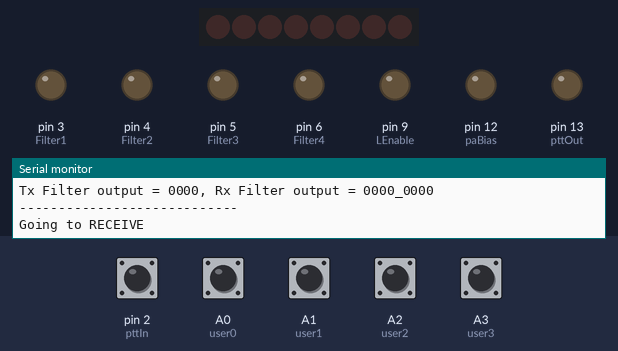
Bench run of a sketch on a simulated Arduino Nano, built with avr-gcc and run on an emulated ATmega328P. On the bench: 8 shift-register outputs drawn as a row of LEDs (first output left, lit = HIGH), output pins drawn as LEDs (lit = HIGH), the last lines printed to the serial monitor. Wiring (inferred from the names in the program): shift register (74HC595): data pin 8; shift clock pin 11; latch pin 10. Wiring (inferred from the signals the program sends): row of LEDs: on Q0, Q1, Q2, Q3, Q4, Q5, Q6, Q7. The test bench sets the inputs (shaded band); at power-on: A0 (user0), A1 (user1), A2 (user2), A3 (user3), pin 2 (pttIn) HIGH. Pins used as bus, display or sensor lines are not drawn.

Above: at 1.2 s.
1.3 s: A0 (user0) pulled LOW for 0.15 s
At 1.39 s:
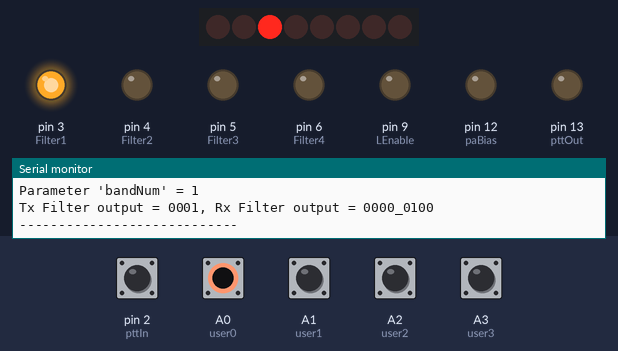
2.9 s: A2 (user2) pulled LOW for 0.15 s
At 2.99 s:
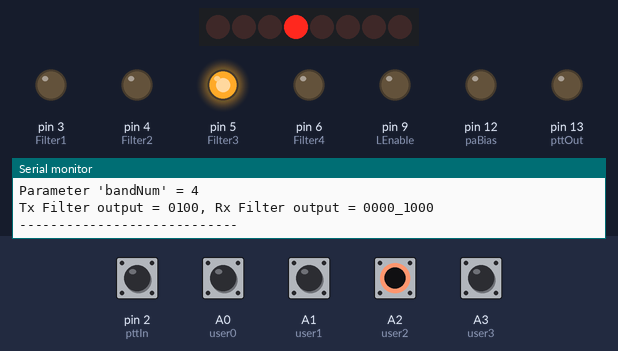
4.5 s: A3 (user3) pulled LOW for 0.15 s
At 4.59 s:
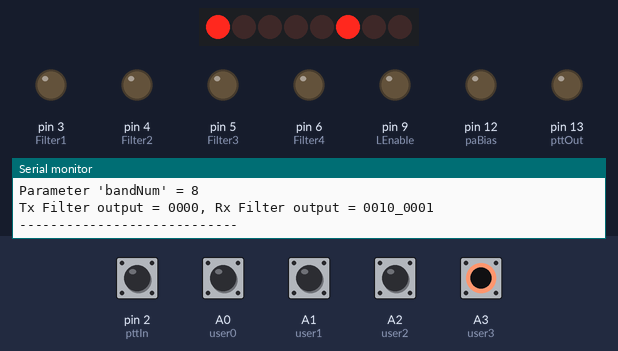
6.1 s: pin 2 (pttIn) pulled LOW for 0.15 s
At 7.3 s:
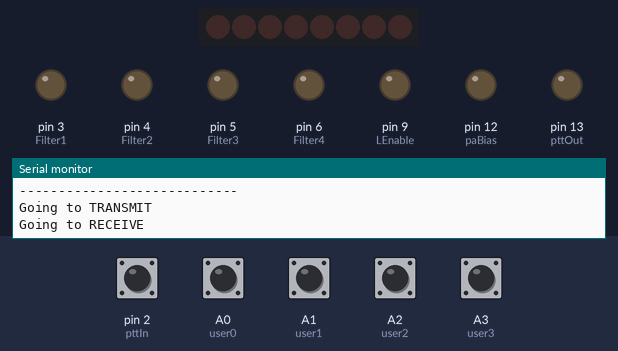
7.7 s: A1 (user1) pulled LOW for 0.15 s
At 9.0 s:
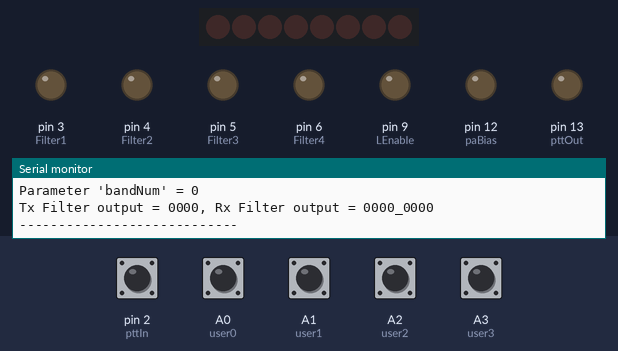
9.3 s: A1 (user1) driven LOW and A2 (user2) driven LOW
At 9.8 s:
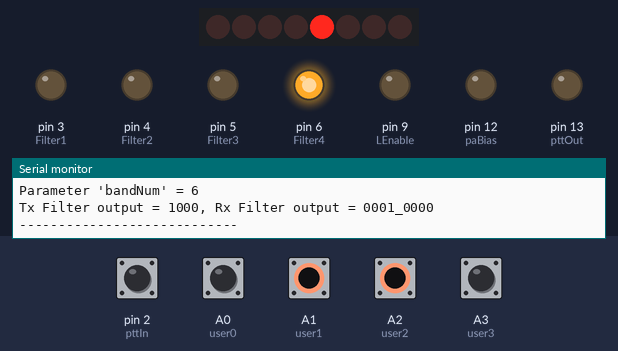
Timing chart, 0 to 11.8 s (numbered marks = the images above; inputs shaded):
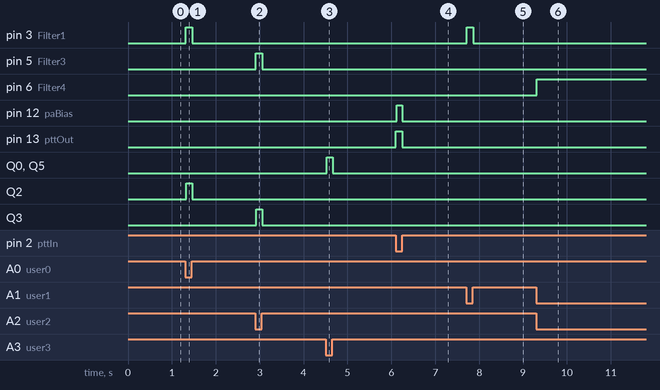

The sketch:

Hermes_Lite_Controls.ino
```cpp
// (licence header left out)
/*
The Hermes-Lite project was first pioneered by Steve Haynal KF7O and the first set of boards and practical
build was pioneered by Rob Frohne KL7NA. From there numerous others have joined in to create this game
changing project.

RESOURCES
Main Hermes-Lite page       ... http://www.hermeslite.com/
Hermes-Lite 1.x Wiki        ... https://github.com/softerhardware/Hermes-Lite/wiki
Hermes-Lite 2.x Wiki        ... https://github.com/softerhardware/Hermes-Lite2/wiki
Hermes-Lite circuit diagram ... https://github.com/softerhardware/Hermes-Lite/blob/master/pcb/hermeslite.pdf
Front end circuit diagram   ... https://github.com/softerhardware/Hermes-Lite/raw/master/frontend/basic/frontend.pdf
HL Protocol matching Hermes ... https://github.com/softerhardware/Hermes-Lite/wiki/Protocol-Coverage
John Williams J16 proposal  ... https://docs.google.com/viewer?a=v&pid=forums&srcid=MTY4NjY5MjUzNTgyMDIxNjk5MDkBMDY0MDk1MDI1ODgzNzI5ODYwNDMBd0VrOTVFUVQ5Q1VKATAuMQEBdjI
Arduino Nano Manual         ... https://www.arduino.cc/en/uploads/Main/ArduinoNanoManual23.pdf
*/
/*
                               +-----+
                  +------------| USB |------------+
                  |            +-----+            |
PTT out      B5   | [ ]D13/SCK        MISO/D12[ ] |   B4 PA Bias      (Output)
                  | [ ]3.3V           MOSI/D11[ ]~|   B3 Lclock       (Output) to Pin 11 of 74HC595
                  | [ ]V.ref     ___    SS/D10[ ]~|   B2 Llatch       (Output) to Pin 12 of 74HC595
USER0        C0   | [ ]A0       / N \       D9[ ]~|   B1 LatchEnable  (Output) to Pin 13 of 74HC595
USER1        C1   | [ ]A1      /  A  \      D8[ ] |   B0 Ldata        (Output) to Pin 14 of 74HC595
USER2        C2   | [ ]A2      \  N  /      D7[ ] |   D7 Unused       (Output)
USER3        C3   | [ ]A3       \_0_/       D6[ ]~|   D6 Filter 4     (Output)
I2C Bus      C4   | [ ]A4/SDA               D5[ ]~|   D5 Filter 3     (Output)
I2C Bus      C5   | [ ]A5/SCL               D4[ ] |   D4 Filter 2     (Output)
N/C               | [ ]A6              INT1/D3[ ]~|   D3 Filter 1     (Output)
N/C               | [ ]A7              INT0/D2[ ] |   D2 PTT in       (Input)
                  | [ ]5V                  GND[ ] |
             C6   | [ ]RST                 RST[ ] |   C6
                  | [ ]GND   5V MOSI GND   TX1[ ] |   D0
+12v Pwr          | [ ]Vin   [ ] [ ] [ ]   RX1[ ] |   D1
                  |          [ ] [ ] [ ]          |
                  |          MISO SCK RST         |
                  | NANO-V3                       |
                  +-------------------------------+

                  http://busyducks.com/ascii-art-arduinos
*/

#include "Features_and_Settings.h"
#if defined(FEATURE_I2C_LCD)
  #include <Wire.h>
  #include <LiquidCrystal_I2C.h>
#endif

uint8_t * heapptr, * stackptr;  // I declared these globally for memory checks

#define CODE_VERSION "0.5.20161122"


// Latch stuff

// Shift Register for Rx Filter Pin assignments
#define Lclock       11     // Pin 11 of 74HC595 to pin 14 of Arduino Nano
#define Llatch       10     // Pin 12 of 74HC595 to pin 13 of Arduino Nano
#define LEnable       9     // Pin 13 of 74HC595 to pin 11 of Arduino Nano
#define Ldata         8     // Pin 14 of 74HC595 to pin 12 of Arduino Nano


// PIN ASSIGNMENT defines follow here

// Input Pins - Analog used as digital
#define user0          A0 // Connected to CN2 pin 3, USER0
#define user1          A1 // Connected to CN2 pin 2, USER1
#define user2          A2 // Connected to CN2 pin 1, USER2
#define user3          A3 // Connected to CN2 pin 7, USER3
// Input Pins - Analog used as analog
#define fwdPwr         A6 // Connected to users power output metering
#define swr            A7 // Connected to users power output metering
#define pttIn          2  // Connected to CN2 pin 4, PTT#

// Output Pins
#define Filter1        3 // Data 3 = Bit 0 of Tx Filter output, connects to Filter 1 line
#define Filter2        4
#define Filter3        5
#define Filter4        6 // Data 6 = Bit 3 of Tx Filter output, connects to Filter 4 line

#define paBias         12
#define pttOut         13
#define LEDpin         13   // A LED is connected to this pin, use for heartbeat

// I/O Pins
#define I2C_sda        A4
#define I2C_scl        A5

// System constants defined here
const uint8_t PA_biasDelay = 20;    //PA bias delay in mSec
const uint8_t relaySettleTime = 10;

#if defined(FEATURE_I2C_LCD)
  // Setup LCD stuff for 16 col x 2 row display
  #define lcdNumCols 16 // -- number of columns in the LCD
  #define lcdNumRows  2 // -- number of rows in the LCD
  // set the LCD address to 0x27 for a 20 chars 4 line display
  // Set the pins on the I2C chip used for LCD connections:
  //                    addr, en,rw,rs,d4,d5,d6,d7,bl,blpol
  LiquidCrystal_I2C lcd(0x27, 2, 1, 0, 4, 5, 6, 7, 3, POSITIVE);  // Set the LCD I2C address
  // Bar part block characters definitions. Use lcd.write(6) for an empty bar
  byte p1[8] = {found
    0x00,0x00,0x10,0x10,0x10,0x10,0x00,0x00}; // 1 part of bar block
  byte p2[8] = {
    0x00,0x00,0x18,0x18,0x18,0x18,0x00,0x00}; // 2
  byte p3[8] = {
    0x00,0x00,0x1C,0x1C,0x1C,0x1C,0x00,0x00}; // 3
  byte p4[8] = {
    0x00,0x00,0x1E,0x1E,0x1E,0x1E,0x00,0x00}; // 4 parts of bar block
  byte p5[8] = {
    0x00,0x00,0x1F,0x1F,0x1F,0x1F,0x00,0x00}; // full bar block
  byte p6[8] = {
    0x00,0x00,0x00,0x00,0x00,0x00,0x00,0x00}; // blank bar block
#endif

// Global variables always start with a G underscore e.g. G_myGlobal


/**********************************************************************************************************/

void setup() {
// Setup Latch pins
  pinMode(LEnable, OUTPUT); // Switch off HiZ mode for shift register
  digitalWrite(LEnable, LOW);
  pinMode(Lclock, OUTPUT);
  pinMode(Llatch, OUTPUT);
  pinMode(Ldata , OUTPUT);

// Setup inputs. Any defined inputs default to no pullups enabled
  pinMode(user0, INPUT);
  pinMode(user1, INPUT);
  pinMode(user2, INPUT);
  pinMode(user3, INPUT);
  pinMode(pttIn, INPUT);
/* Not enough available input pins to connect these at present
  pinMode(user4, INPUT);
  pinMode(user5, INPUT);
  pinMode(user6, INPUT);
*/
  digitalWrite(user0, HIGH); // Enable pullups for testing
  digitalWrite(user1, HIGH);
  digitalWrite(user2, HIGH);
  digitalWrite(user3, HIGH);
  digitalWrite(pttIn, HIGH);

// Setup outputs. Any defined outputs default to LOW (false or 0)
  pinMode(pttOut, OUTPUT);
  pinMode(Filter1, OUTPUT);
  pinMode(Filter2, OUTPUT);
  pinMode(Filter3, OUTPUT);
  pinMode(Filter4, OUTPUT);
  pinMode(paBias, OUTPUT);

  digitalWrite(pttOut, LOW); // Initially in Rx mode
  digitalWrite(paBias, LOW); // Initially Finals biased off

#ifdef FEATURE_I2C_LCD
  lcd.begin(lcdNumRows, lcdNumCols);
  //  lcd.clear(); //TODO check if this can be removed as splash will write whole screen
  // -- do some delay: some times I've got broken visualization
  delay(100);
  lcd.createChar(1, p1);
  lcd.createChar(2, p2);
  lcd.createChar(3, p3);
  lcd.createChar(4, p4);
  lcd.createChar(5, p5);
  lcd.createChar(6, p6);
  lcdPrintSplash();
#endif

#ifdef DEBUG_ENABLED
//Initialize serial and wait for port to open:
  Serial.begin(115200);
  while (!Serial) {
    ; // wait for serial port to connect. Needed for Leonardo only
  }
  Serial.println(F("Arduino Hermes-Lite control line expander"));
  Serial.println(F("Copyright (C) 2015, Graeme Jury ZL2APV"));
  Serial.print(F("Code Version = "));
  Serial.println(CODE_VERSION);
  Serial.print(F("available RAM = "));
  Serial.println(freeRam());
  Serial.println();
#endif
}
/**********************************************************************************************************/
/* The main loop spends most of its time polling the control data lines from Hermes-Lite. Subroutines
   should be written to be non blocking. PTT is on an interrupt for instant response.
*/
void loop() {
  // bit values for controlData ...
  // bit 0 holds USER0 value (0 or 1)
  // similar until
  // bit 6 holds USER6 value (0 or 1)
  // bit 7 holds PTT# value (0 or 1)
  static byte controlData = 0; // Initially on Rx, with 160M HP & 12_10 LP selected
  static boolean pttChanged = true;  // Force a state write to the ptt line on switch on
  static boolean filtersChanged = true; // and same for the Tx and Rx filters

  uint8_t controlDataTmp = 0;
  uint8_t cnt = 0;

// Read the inputs from radio hardware and temporary store in "controlDataTmp"
  cnt = 0;

#ifdef FEATURE_Invert_Inputs
// Note: I have inverted inputs as they are held Hi by pullups
  bitWrite(controlDataTmp, cnt++, !digitalRead(user0));
  bitWrite(controlDataTmp, cnt++, !digitalRead(user1));
  bitWrite(controlDataTmp, cnt++, !digitalRead(user2));
  bitWrite(controlDataTmp, cnt++, !digitalRead(user3));
//  bitWrite(controlDataTmp, cnt++, !digitalRead(user4));
//  bitWrite(controlDataTmp, cnt++, !digitalRead(user5));
//  bitWrite(controlDataTmp, cnt++, !digitalRead(user6));
#else
  bitWrite(controlDataTmp, cnt++, digitalRead(user0));
  bitWrite(controlDataTmp, cnt++, digitalRead(user1));
  bitWrite(controlDataTmp, cnt++, digitalRead(user2));
  bitWrite(controlDataTmp, cnt++, digitalRead(user3));
//  bitWrite(controlDataTmp, cnt++, digitalRead(user4));
//  bitWrite(controlDataTmp, cnt++, digitalRead(user5));
//  bitWrite(controlDataTmp, cnt++, digitalRead(user6));
#endif

#ifdef FEATURE_Invert_ptt_line
  bitWrite(controlDataTmp, 7, !digitalRead(pttIn));
#else
  bitWrite(controlDataTmp, 7, digitalRead(pttIn));
#endif


/* We could be working crossband so if going from Rx to Tx it is important to switch the filters
   and then key the transmitter. Otherwise from Tx to Rx we unkey transmitter then switch filters.
*/
// See if the ptt has changed and flag if so

  if(bitRead(controlData, 7) != bitRead(controlDataTmp, 7)) pttChanged = true;

// See if the filter selection has changed and flag if so

  if((controlData & B00111111) != (controlDataTmp & B00111111)) {
    filtersChanged = true;
  #ifdef DEBUG_BAND_CHANGE
    Serial.print(F("The band has changed, the button pressed has a value of "));
    Serial.println(controlDataTmp & B00111111);
    Serial.print(F("Input word (controlDataTmp) = ")); // Bit 7 is ptt bit 0-5 = User0 to User5
    print_binary(controlDataTmp, 8); Serial.println();
    Serial.print(F("Last state  ( controlData ) = "));
    print_binary(controlData, 8); Serial.println();
  #endif
  }

// Here is where we process any changed condition from Hermes-Lite
  if(pttChanged) {
    if(bitRead(controlDataTmp, 7)) { //We are going from Rx to Tx
      if(filtersChanged) { // Switch them first
        switchFilters(controlDataTmp & B01111111);
      }
      digitalWrite(pttOut, HIGH);
      delay(PA_biasDelay);
      digitalWrite(paBias, HIGH);
#ifdef DEBUG_PTT_CHANGE
  Serial.println(F("Going to TRANSMIT"));
#endif
    }
    else { // We are going from Tx to Rx
      digitalWrite(paBias, LOW);
      digitalWrite(pttOut, LOW);
      if(filtersChanged) { // Set correct Rx filter
        switchFilters(controlDataTmp & B00111111);
      }
#ifdef DEBUG_PTT_CHANGE
  Serial.println(F("Going to RECEIVE"));
#endif
    }
    controlData = controlDataTmp;
    filtersChanged = false;
    pttChanged = false;
  }
  if(filtersChanged) {
    if(bitRead(controlDataTmp, 7)) { //Go back to Rx as switching filters while Tx is an error condition
      digitalWrite(paBias, LOW);
      digitalWrite(pttOut, LOW);
    }
    switchFilters(controlDataTmp & B00111111);
    controlData = controlDataTmp;
  }
  controlData = controlDataTmp;
  filtersChanged = false;
  pttChanged = false;
}

////////////////////////////////////////////////////////////////////////////////////////////////////////////
// Subroutines start here
////////////////////////////////////////////////////////////////////////////////////////////////////////////

void switchFilters(byte bandNum) {

  uint8_t txFilter;
  uint8_t rxFilter;

  txFilter = txFilterMap[bandNum],
  rxFilter = rxFilterMap[bandNum],

#ifdef DEBUG_SHOW_FILTER_SWITCH_SIGNALS
  Serial.println();
  Serial.println(F("void switchFilters(byte bandNum)"));
  Serial.print(F("txFilter = ")); print_binary(txFilter, 6); Serial.print(F("; and rxFilter = ")); print_binary(rxFilter, 6);
  Serial.println();
#endif

  // Shift the rxFilter data to the highest 6 bits as we are going to put bit 6 and 5 of the TX Filters
  // into the 1st 2 locations

  rxFilter = rxFilter << 2;
  bitWrite(rxFilter, 1, bitRead(txFilter, 5));
  bitWrite(rxFilter, 0, bitRead(txFilter, 4));

  txFilter = txFilter & B00001111; // Leave only the first 4 bits

  digitalWrite(Llatch, LOW);
  shiftOut(Ldata, Lclock, MSBFIRST, rxFilter); // send rxFilter signals and top 2 bits of txFilter signals.
  digitalWrite(Llatch, HIGH);
  if(bitRead(txFilter, 0)) digitalWrite(Filter1, HIGH); // copy bit 0 to Digital output
  else digitalWrite(Filter1, LOW);
  if(bitRead(txFilter, 1)) digitalWrite(Filter2, HIGH); // and next 3 bits too.
  else digitalWrite(Filter2, LOW);
  if(bitRead(txFilter, 2)) digitalWrite(Filter3, HIGH);
  else digitalWrite(Filter3, LOW);
  if(bitRead(txFilter, 3)) digitalWrite(Filter4, HIGH);
  else digitalWrite(Filter4, LOW);

#ifdef DEBUG_SHOW_FILTER_SWITCH_SIGNALS
    Serial.print(F("Parameter 'bandNum' = "));  Serial.println(bandNum);
    Serial.print(F("Tx Filter output = "));
    print_binary(txFilter, 4);
    Serial.print(F(", Rx Filter output = "));
    print_binary(rxFilter, 8); Serial.println();
    Serial.println(F("----------------------------"));
#endif
}

/**********************************************************************************************************/

int freeRam () {
  extern int __heap_start, *__brkval;
  int v;
  return (int) &v - (__brkval == 0 ? (int) &__heap_start : (int) __brkval);
}

/**********************************************************************************************************/
#if defined(FEATURE_I2C_LCD)
void lcdPrintSplash()
{
  lcd.home();                   // go home
  lcd.print(F("CMD EXPANDER by "));
  lcd.setCursor (0, 1);        // go to the next line
  lcd.print(F("ZL2APV (c) 2015 "));
}
#endif
/**********************************************************************************************************/
#if defined(FEATURE_I2C_LCD)
/*   Display an analog progress bar/s
 The analog input ranges from 0 to 1023 (1024 values) and on a 16 column display will have a
 value 0f 1024/16 = 64 per column. A number like 400 would be represented by 6 full columns i.e.
 (400/64 = 6.25) which is 6 full columns of dots with a remainder of .25 or 64 * .25 = 16. As
 each column is broken into 5 dots per row so we can represent the partial block value as int(.25*5) = 1.
 Calls to this would be similar to ... displayAnalog(0, 0, value1); displayAnalog(0, 1, value2);

 */
void displayAnalog(byte col, byte row, int value)
{
  int cnt;
  byte blocks = value / 64;
  byte partBlock = value % 64;
  byte remSpaces = 0; // Number of spaces to write to overwrite old data in the line

  lcd.setCursor(col,row);
  // Calculate how many blank blocks to write to overwrite old data when bargraph is less than full row.
  if(blocks < 15) remSpaces = 16 - (blocks + 1); // We will tack a part block on end of 15 or less

  // Print out the full blocks in bargraph
  for(cnt = 1; cnt < (blocks + 1); cnt++) {
    lcd.write(5);
  }

  // If < 16 full blocks print out the part block of barcode
  if(blocks < 16) {
    if(partBlock < 7)     lcd.write(6); // value too small to show as part block so print blank.
    else if(partBlock < 20) lcd.write(1);
    else if(partBlock < 33) lcd.write(2);
    else if(partBlock < 45) lcd.write(3);
    else if(partBlock < 58) lcd.write(4);
    else lcd.write(5); // Value so close to full block we will show it as so.
  }

  // Now blank rest of blocks in row so barcode not corrupted by old data.
  for(cnt = 0; cnt < remSpaces; cnt++) {
    lcd.write(6);
  }
}
#endif
/**********************************************************************************************************/

// PRINT_BINARY - Arduino
//
// Prints a positive integer in binary format with a fixed withdth
//
// copyright, Peter H Anderson, Baltimore, MD, Nov, '07

void print_binary(int v, int num_places)
{
  int mask = 0, n;

  for (n = 1; n <= num_places; n++) {
    mask = (mask << 1) | 0x0001;
  }
  v = v & mask;  // truncate v to specified number of places
  while (num_places) {
    if (v & (0x0001 << num_places - 1)) {
      Serial.print(F("1"));
    }
    else {
      Serial.print(F("0"));
    }
    --num_places;
    if (((num_places % 4) == 0) && (num_places != 0)) {
      Serial.print(F("_"));
    }
  }
}

/**********************************************************************************************************/
```

Source omitted: Features_and_Settings.h (4931 bytes)

Measured:
- after the input at 1.3 s, pin 3 (Filter1): LOW → HIGH at once, → LOW 0.15 s later; Q2: LOW → HIGH at once, → LOW 0.14 s later
- after the input at 2.9 s, pin 5 (Filter3): LOW → HIGH at once, → LOW 0.15 s later; Q3: LOW → HIGH at once, → LOW 0.14 s later
- after the input at 4.5 s, Q0, Q5: LOW → HIGH at once, → LOW 0.14 s later
- after the input at 6.1 s, pin 12 (paBias): LOW → HIGH at once, → LOW 0.13 s later; pin 13 (pttOut): LOW → HIGH at once, → LOW 0.15 s later
- after the input at 7.7 s, pin 3 (Filter1): LOW → HIGH at once, → LOW 0.15 s later
- after the input at 9.3 s, pin 6 (Filter4): LOW → HIGH at once
